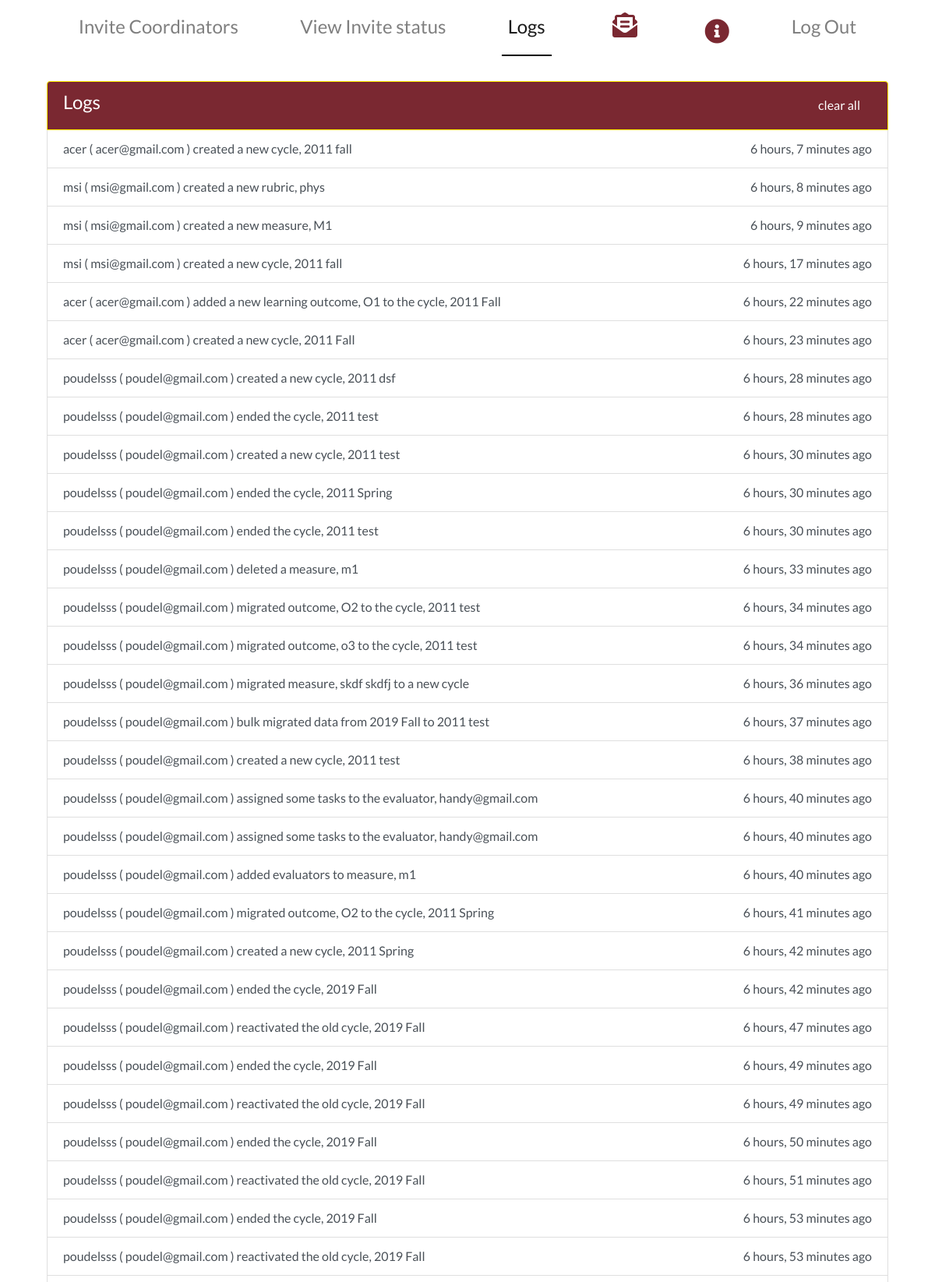
Page /logs (upper part) on the committed database.
### main/models.py (models this page shows)
class Log(models.Model):
    message = models.CharField(max_length=400)
    created_at = models.DateTimeField()
    read = models.BooleanField(default=False)

### main/views.py (the view)
# urls.py: path('logs', views.logs, name='logs'),
def logs(request):
    logs = Log.objects.filter(read=False).order_by('-created_at')
    logs_count = logs.count()
    context = {"logs":logs, 'log':'active', 'logs_count':logs_count, 'cordinator':InvitedCo.objects.all()}
    return render(request, 'main/logs.html', context)

### main/templates/main/logs.html (shortened to what this page needs)
{% extends  'main/superadminbase.html' %}
{% load static %}
{% block body_block %}
<div class = "container">
  <div class = "container-fluid">
    <ul class="list-group" style = "overflow-y:auto; height: 80vh;">
      <li class="list-group-item  list-group-item-action active  d-flex justify-content-between"><span> <h4>Logs</h4> </span>
        <a href = "{%url 'main:clear_log'%}">clear all</a>
      </li>
      {%for log in logs%}
        <a href= "#" class="list-group-item list-group-item-action d-flex justify-content-between"><span>{{log.message}}</span>
           {{log.created_at|timesince}} ago
         </a>
  {%empty%}
  <a href= "#" class="list-group-item list-group-item-action text-center" style="padding:20px;"><span >No activity to log. <br/> Please check back later</span>
   </a>
  {%endfor%}
</ul>
</div>
</div>
{%endblock%}

### main/static/css/landing.css (style rules this page uses)
body { font-family: Montserrat, Lato, 'Nunito Sans', Helvetica, Arial, Platino, Garamond, Bookman, Lucidia; }
body { height: 100vh; }
.list-group-item.active { z-index: 2; color: #fff; background-color: #7a2831 ; border-color: #fff300; }
h4 { font-family: lato; }

### main/templates/main/superadminnavbar.html (style rules this page uses)
ul li a { color:#FFF; text-decoration:none; padding:6px 15px; cursor:pointer; }

### rows in the picture
Log: message "acer ( acer@gmail.com ) created a new cycle, 2011 fall", created_at "6 hours, 7 minutes"
Log: message "msi ( msi@gmail.com ) created a new rubric, phys", created_at "6 hours, 8 minutes"
Log: message "msi ( msi@gmail.com ) created a new measure, M1", created_at "6 hours, 9 minutes"
Log: message "msi ( msi@gmail.com ) created a new cycle, 2011 fall", created_at "6 hours, 17 minutes"
Log: message "acer ( acer@gmail.com ) added a new learning outcome, O1 to the cycle, 2011 Fall", created_at "6 hours, 22 minutes"
Log: message "acer ( acer@gmail.com ) created a new cycle, 2011 Fall", created_at "6 hours, 23 minutes"
Log: message "poudelsss ( poudel@gmail.com ) created a new cycle, 2011 dsf", created_at "6 hours, 28 minutes"
Log: message "poudelsss ( poudel@gmail.com ) ended the cycle, 2011 test", created_at "6 hours, 28 minutes"
Log: message "poudelsss ( poudel@gmail.com ) created a new cycle, 2011 test", created_at "6 hours, 30 minutes"
Log: message "poudelsss ( poudel@gmail.com ) ended the cycle, 2011 Spring", created_at "6 hours, 30 minutes"
Log: message "poudelsss ( poudel@gmail.com ) ended the cycle, 2011 test", created_at "6 hours, 30 minutes"
Log: message "poudelsss ( poudel@gmail.com ) deleted a measure, m1", created_at "6 hours, 33 minutes"
Log: message "poudelsss ( poudel@gmail.com ) migrated outcome, O2 to the cycle, 2011 test", created_at "6 hours, 34 minutes"
Log: message "poudelsss ( poudel@gmail.com ) migrated outcome, o3 to the cycle, 2011 test", created_at "6 hours, 34 minutes"
Log: message "poudelsss ( poudel@gmail.com ) migrated measure, skdf skdfj to a new cycle", created_at "6 hours, 36 minutes"
Log: message "poudelsss ( poudel@gmail.com ) bulk migrated data from 2019 Fall to 2011 test", created_at "6 hours, 37 minutes"
Log: message "poudelsss ( poudel@gmail.com ) created a new cycle, 2011 test", created_at "6 hours, 38 minutes"
Log: message "poudelsss ( poudel@gmail.com ) assigned some tasks to the evaluator, handy@gmail.com", created_at "6 hours, 40 minutes"
Log: message "poudelsss ( poudel@gmail.com ) assigned some tasks to the evaluator, handy@gmail.com", created_at "6 hours, 40 minutes"
Log: message "poudelsss ( poudel@gmail.com ) added evaluators to measure, m1", created_at "6 hours, 40 minutes"
Log: message "poudelsss ( poudel@gmail.com ) migrated outcome, O2 to the cycle, 2011 Spring", created_at "6 hours, 41 minutes"
Log: message "poudelsss ( poudel@gmail.com ) created a new cycle, 2011 Spring", created_at "6 hours, 42 minutes"
Log: message "poudelsss ( poudel@gmail.com ) ended the cycle, 2019 Fall", created_at "6 hours, 42 minutes"
Log: message "poudelsss ( poudel@gmail.com ) reactivated the old cycle, 2019 Fall", created_at "6 hours, 47 minutes"
Log: message "poudelsss ( poudel@gmail.com ) ended the cycle, 2019 Fall", created_at "6 hours, 49 minutes"
Log: message "poudelsss ( poudel@gmail.com ) reactivated the old cycle, 2019 Fall", created_at "6 hours, 49 minutes"
Log: message "poudelsss ( poudel@gmail.com ) ended the cycle, 2019 Fall", created_at "6 hours, 50 minutes"
Log: message "poudelsss ( poudel@gmail.com ) reactivated the old cycle, 2019 Fall", created_at "6 hours, 51 minutes"
Log: message "poudelsss ( poudel@gmail.com ) ended the cycle, 2019 Fall", created_at "6 hours, 53 minutes"
Log: message "poudelsss ( poudel@gmail.com ) reactivated the old cycle, 2019 Fall", created_at "6 hours, 53 minutes"
